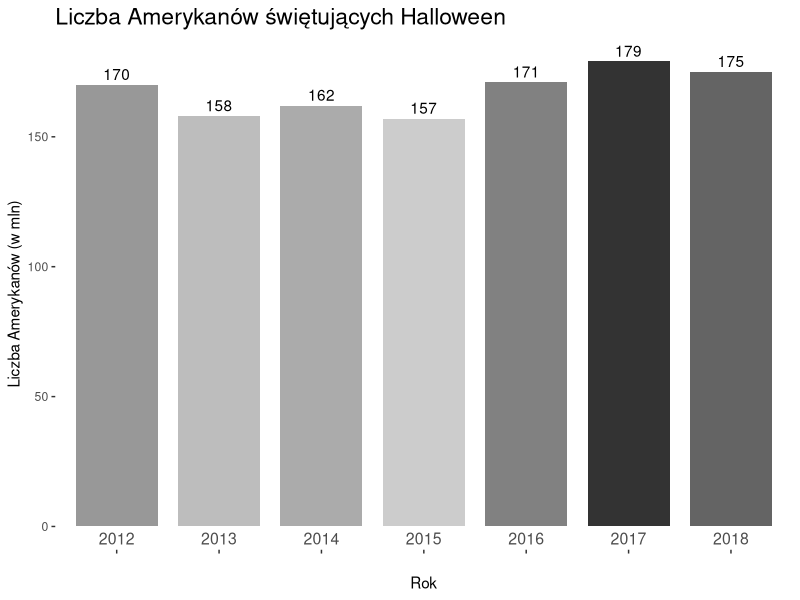
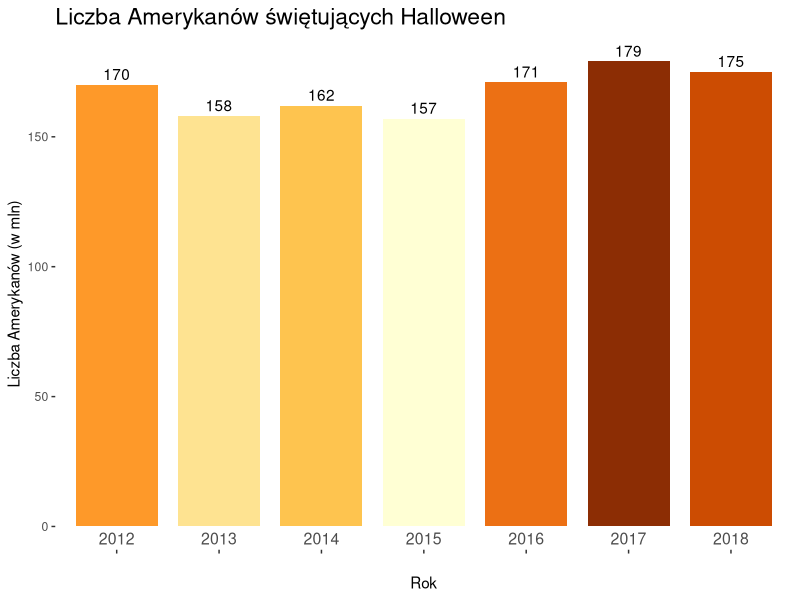

The R script that drew these images, in order:
## ---- chunk 1
knitr::opts_chunk$set(echo = TRUE)
## ---- chunk 2
Rok<-as.factor(2012:2018)
Liczba<-c(170,158,162,157,171,179,175)
df<-data.frame("Rok"=Rok, "Liczba"=Liczba)
library(ggplot2)
ggplot(df, aes(x=Rok, y=Liczba, fill = factor(-Liczba), label=Liczba)) + 
  geom_col(position = "dodge", width = 0.8) +
  geom_text(vjust = -0.4, position = position_dodge(width = 0.8)) +
  xlab("Rok") + 
  ylab("Liczba Amerykanów (w mln)") +
  ggtitle("Liczba Amerykanów świętujących Halloween") +
  theme_bw() +
  theme(panel.border = element_blank(),
        panel.grid.major = element_blank(),
        panel.grid.minor = element_blank(),
        axis.text.x = element_text(size = rel(1.3), vjust=7),
        plot.title =  element_text(size = rel(1.5)))  +
  scale_fill_grey() +
  guides(fill=FALSE)
## ---- chunk 3

ggplot(df, aes(x=Rok, y=Liczba, fill = factor(Liczba), label=Liczba)) + 
  geom_col(position = "dodge", width = 0.8) +
  geom_text(vjust = -0.4, position = position_dodge(width = 0.8)) +
  xlab("Rok") + 
  ylab("Liczba Amerykanów (w mln)") +
  ggtitle("Liczba Amerykanów świętujących Halloween") +
  theme_bw() +
  theme(panel.border = element_blank(),
        panel.grid.major = element_blank(),
        panel.grid.minor = element_blank(),
        axis.text.x = element_text(size = rel(1.3), vjust=7),
        plot.title =  element_text(size = rel(1.5)))  +
  scale_fill_brewer(palette = "YlOrBr") +
  guides(fill=FALSE)
